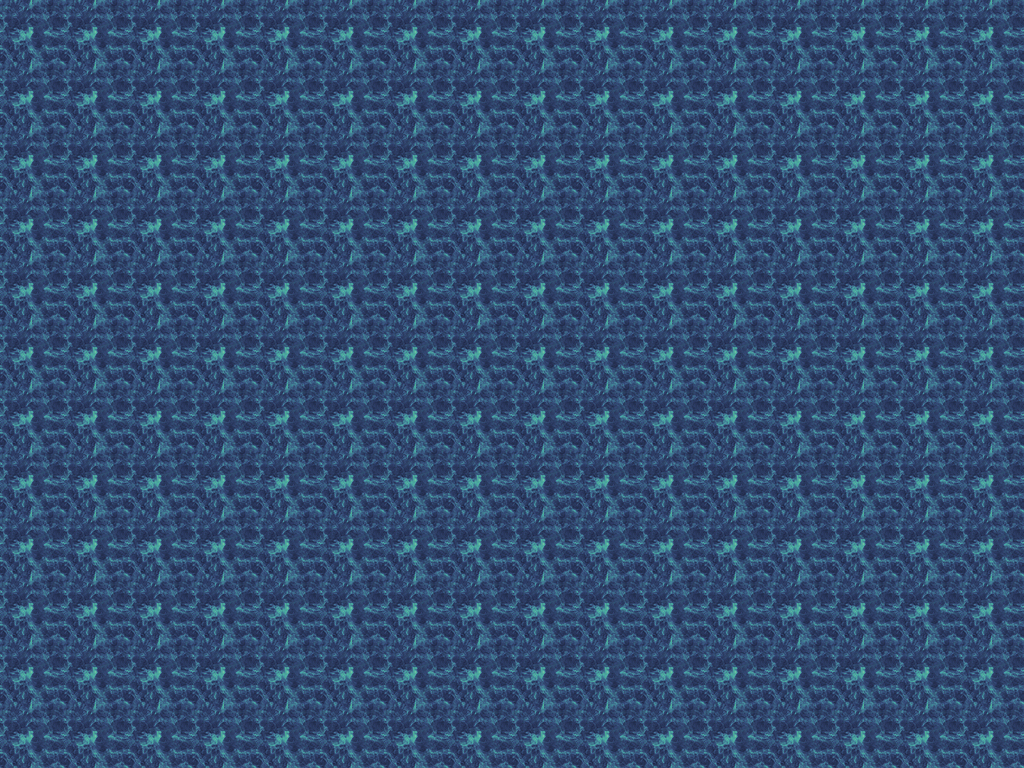

Rendered tile map (Tiled .tmx) drawn with the repository's tilesets; below, a short description and the map source with its tile grids summarised:
An orthogonal 32x24 tile map with 32x32 px tiles, 1 tile layer (块层 1).

<map version="1.0" orientation="orthogonal" renderorder="right-down" width="32" height="24" tilewidth="32" tileheight="32" nextobjectid="1">
 <tileset firstgid="1" name="mapp" tilewidth="32" tileheight="32" tilecount="4" columns="2">
  <image source="風色幻想5-部份素材-1473-1_爱给网_2gei_com.png" width="64" height="64" />
 </tileset>
 <layer name="块层 1" width="32" height="24">
  <data>[768 cells, 768 non-empty, 4 distinct tile ids]</data>
 </layer>
</map>